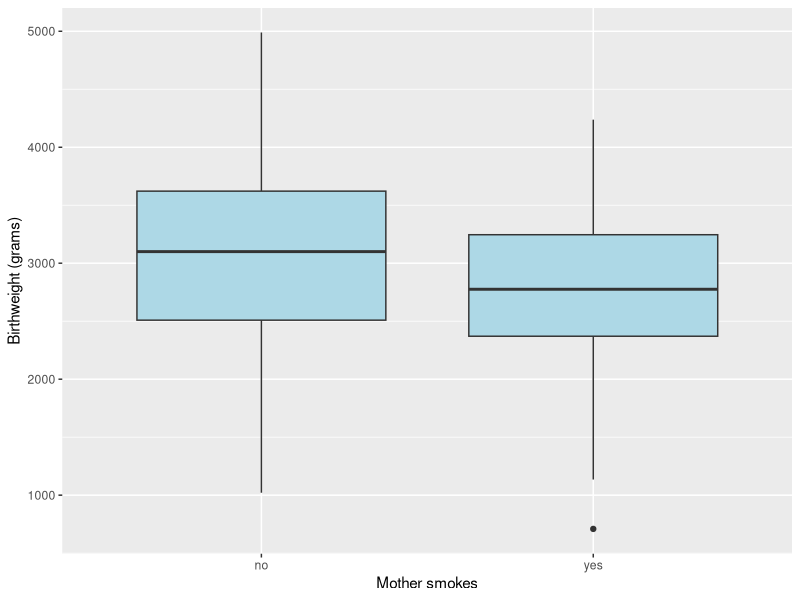
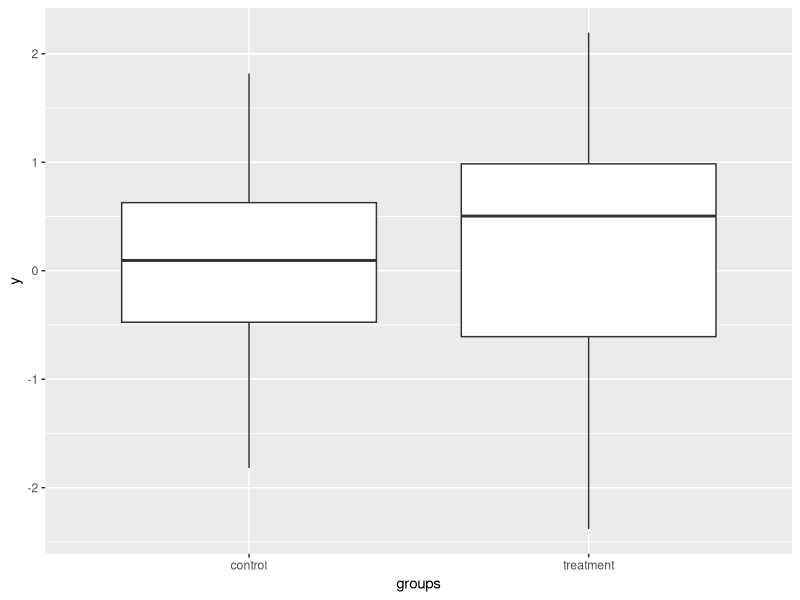
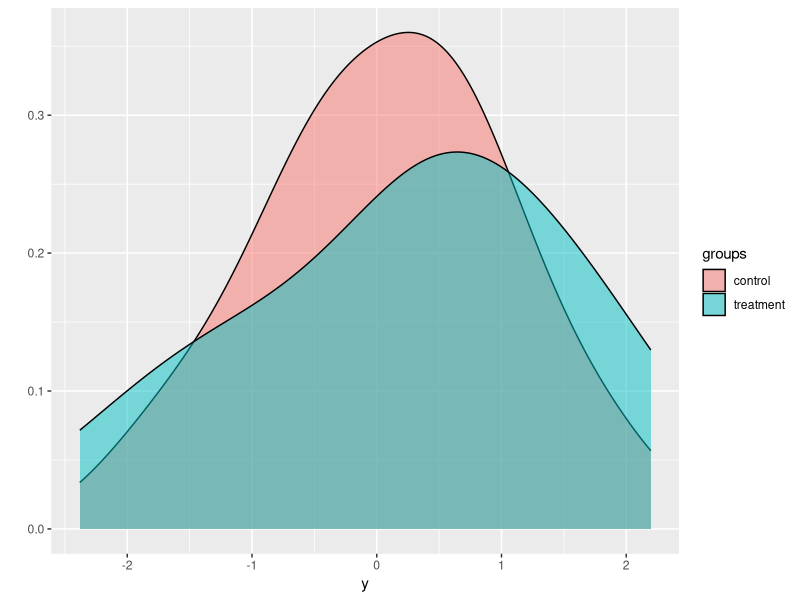
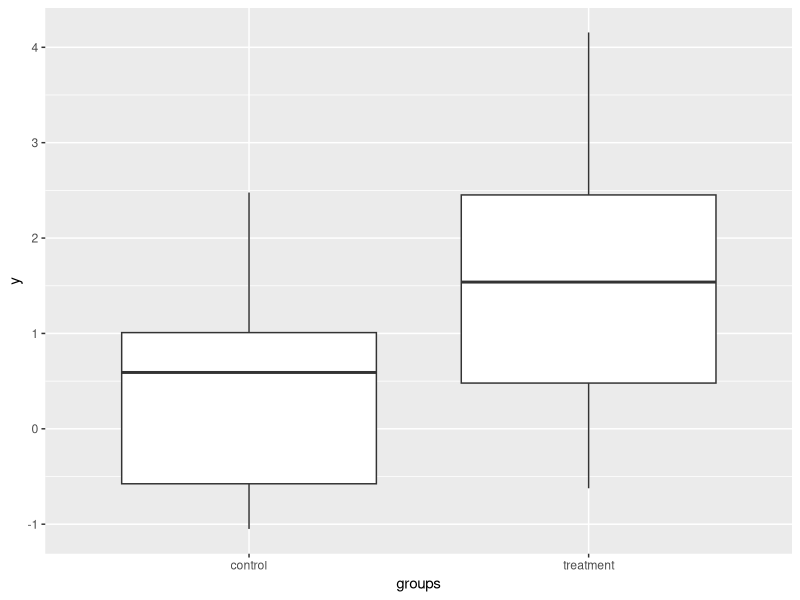
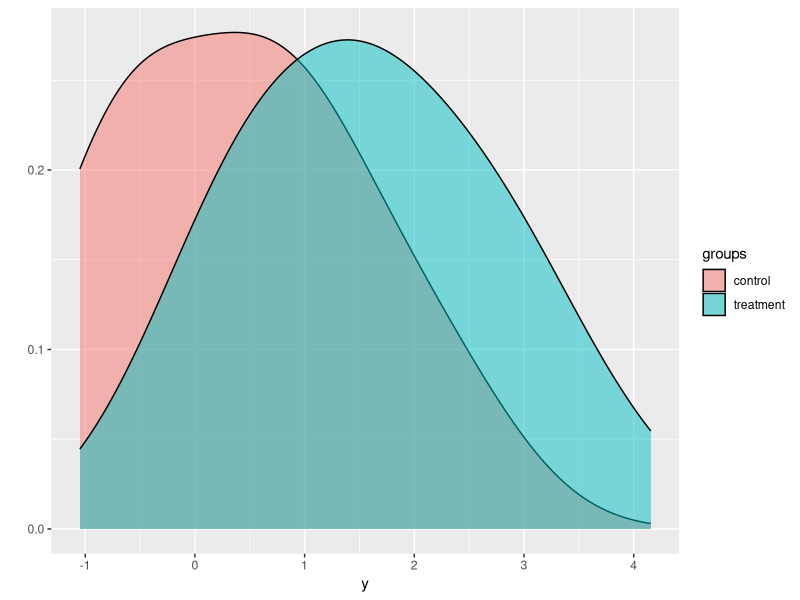
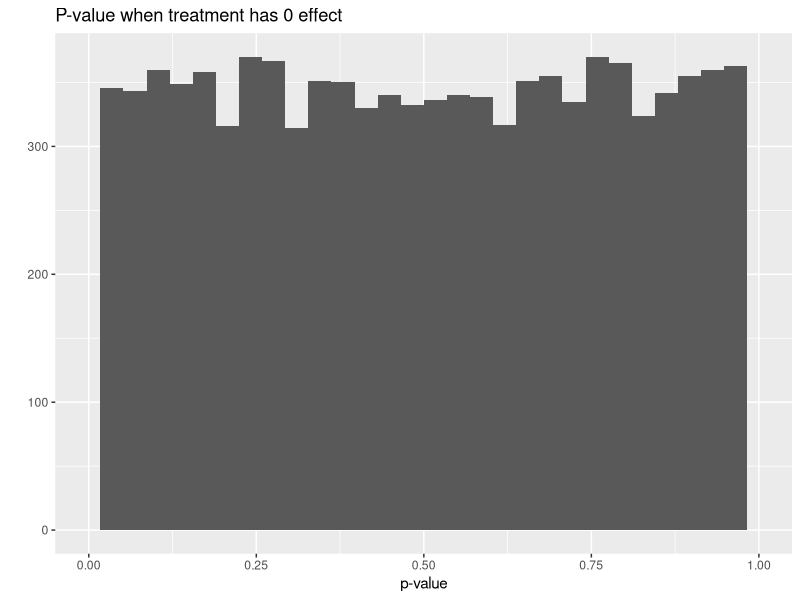
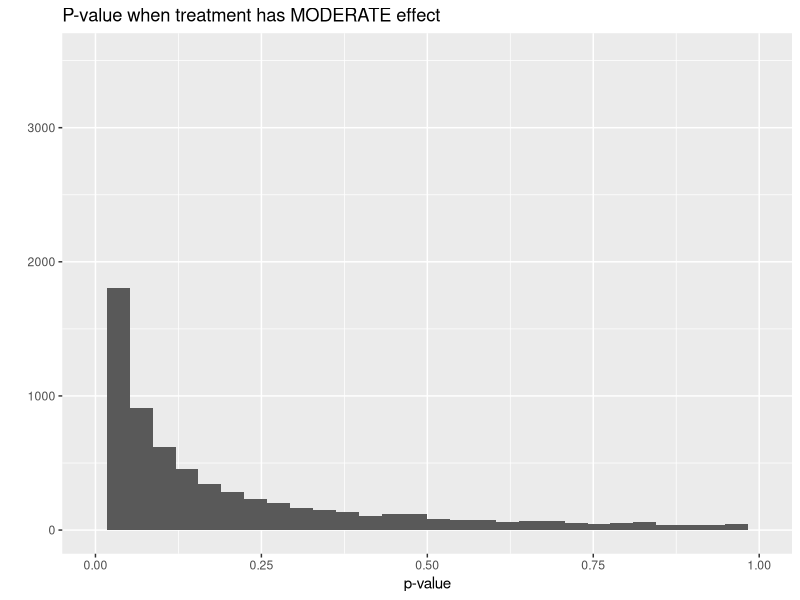
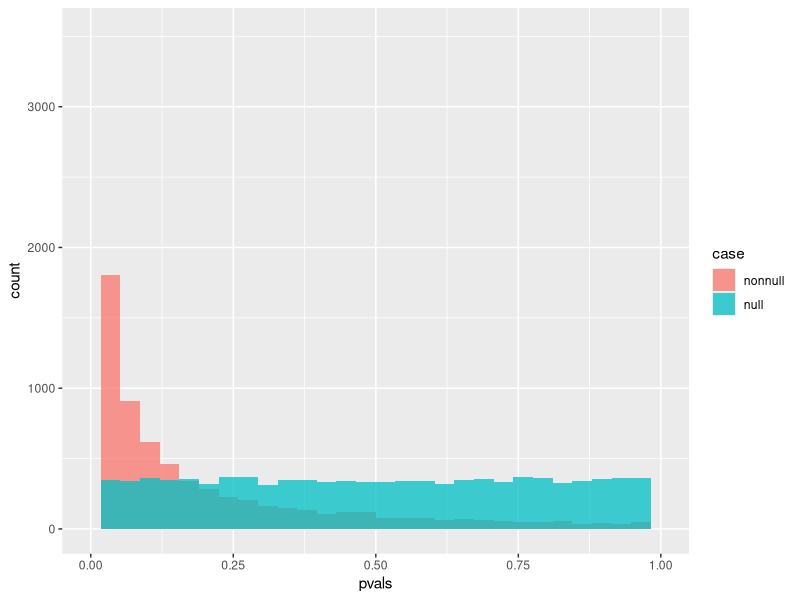

Reproduce these figures in R, in order.
## ---- chunk 1
library(MASS)
library(plyr)
library(ggplot2)
## ---- chunk 2
# Rename the columns to have more descriptive names
colnames(birthwt) <- c("birthwt.below.2500", "mother.age", "mother.weight", 
    "race", "mother.smokes", "previous.prem.labor", "hypertension", "uterine.irr", 
    "physician.visits", "birthwt.grams")

# Transform variables to factors with descriptive levels
birthwt <- transform(birthwt, 
            race = as.factor(mapvalues(race, c(1, 2, 3), 
                              c("white","black", "other"))),
            mother.smokes = as.factor(mapvalues(mother.smokes, 
                              c(0,1), c("no", "yes"))),
            hypertension = as.factor(mapvalues(hypertension, 
                              c(0,1), c("no", "yes"))),
            uterine.irr = as.factor(mapvalues(uterine.irr, 
                              c(0,1), c("no", "yes")))
            )
## ---- chunk 3
# Create boxplot showing how birthwt.grams varies between
# smoking status
qplot(x = mother.smokes, y = birthwt.grams,
      geom = "boxplot", data = birthwt,
      xlab = "Mother smokes", 
      ylab = "Birthweight (grams)",
      fill = I("lightblue"))
## ---- chunk 4
aggregate(birthwt.grams ~ mother.smokes, data = birthwt, 
          FUN = function(x) {c(mean = mean(x), sd = sd(x))})
## ---- chunk 5
aggregate(birthwt.grams ~ mother.smokes, data = birthwt, 
          FUN = function(x) {c(mean = mean(x), 
                               se = sd(x) / sqrt(length(x)))})
## ---- chunk 6
birthwt.t.test <- t.test(birthwt.grams ~ mother.smokes, data = birthwt)
birthwt.t.test
## ---- chunk 7
names(birthwt.t.test)
birthwt.t.test$p.value   # p-value
birthwt.t.test$estimate  # group means
birthwt.t.test$conf.int  # confidence interval for difference
attr(birthwt.t.test$conf.int, "conf.level")  # confidence level
## ---- chunk 8
# Calculate difference in means between smoking and nonsmoking groups
birthwt.smoke.diff <- round(birthwt.t.test$estimate[1] - birthwt.t.test$estimate[2], 1)

# Confidence level as a %
conf.level <- attr(birthwt.t.test$conf.int, "conf.level") * 100
## ---- chunk 9
with(birthwt, t.test(x=birthwt.grams[mother.smokes=="no"], 
                     y=birthwt.grams[mother.smokes=="yes"]))
## ---- chunk 10
set.seed(12345)
# Function to generate data
generateSimulationData <- function(n1, n2, mean.shift = 0) {
  y <- rnorm(n1 + n2) + c(rep(0, n1), rep(mean.shift, n2))
  groups <- c(rep("control", n1), rep("treatment", n2))
  data.frame(y = y, groups = groups)
}
## ---- chunk 11
n1 = 30
n2 = 40
# Observation, null case
obs.data <- generateSimulationData(n1 = n1, n2 = n2)

# Box plots
qplot(x = groups, y = y, data = obs.data, geom = "boxplot")

# Density plots
qplot(fill = groups, x = y, data = obs.data, geom = "density", alpha = I(0.5),
      adjust = 1.5)

# t-test
t.test(y ~ groups, data = obs.data)
## ---- chunk 12
# Non-null case, very strong treatment effect
# Observation, null case
obs.data <- generateSimulationData(n1 = n1, n2 = n2, mean.shift = 1.5)

# Box plots
qplot(x = groups, y = y, data = obs.data, geom = "boxplot")

# Density plots
qplot(fill = groups, x = y, data = obs.data, geom = "density", alpha = I(0.5),
      adjust = 1.5)

# t-test
t.test(y ~ groups, data = obs.data)
## ---- chunk 13
NUM_ITER <- 10000
pvals <- matrix(0, nrow = NUM_ITER, ncol = 2)
for(i in 1:NUM_ITER) {
  # Generate data
  obs.null <- generateSimulationData(n1 = n1, n2 = n2)
  obs.alt <- generateSimulationData(n1 = n1, n2 = n2, mean.shift = 0.5)
  
  # Record p-values
  pvals[i, 1] <- t.test(y ~ groups, data = obs.null)$p.value
  pvals[i, 2] <- t.test(y ~ groups, data = obs.alt)$p.value
}

pvals <- as.data.frame(pvals)
colnames(pvals) <- c("null", "nonnull")

# Plotting routine
qplot(x = null, data = pvals, xlab = "p-value",
      xlim = c(0, 1),
      main = "P-value when treatment has 0 effect")
qplot(x = nonnull, data = pvals, xlab = "p-value",
      xlim = c(0, 1),
      main = "P-value when treatment has MODERATE effect")
## ---- chunk 14
# Let's start by reshaping the data
# This approach isn't the best one, but it works well for this simple case
pvals.df <- data.frame(pvals = c(pvals$null, pvals$nonnull),
                       case = c(rep("null", NUM_ITER), rep("nonnull", NUM_ITER)))

# Plot
ggplot(data = pvals.df, aes(x = pvals, fill = case)) +
  geom_histogram(alpha=0.75, position="identity") +
  xlim(0,1)

## ---- chunk 15
# Formula specification
birthwt.wilcox.test <- wilcox.test(birthwt.grams ~ mother.smokes, data=birthwt, conf.int=TRUE)
birthwt.wilcox.test

# x,y specification
with(birthwt, wilcox.test(x=birthwt.grams[mother.smokes=="no"], 
                     y=birthwt.grams[mother.smokes=="yes"]))
## ---- chunk 16
class(birthwt.wilcox.test)
## ---- chunk 17
# qq plot
with(birthwt, qqnorm(birthwt.grams[mother.smokes=="no"]))
# add reference line
with(birthwt, qqline(birthwt.grams[mother.smokes=="no"], col = "blue"))

# qq plot
with(birthwt, qqnorm(birthwt.grams[mother.smokes=="yes"]))
# add reference line
with(birthwt, qqline(birthwt.grams[mother.smokes=="yes"], col = "blue"))

# qq plot
x <- rnorm(115); qqnorm(x); qqline(x)
## ---- chunk 18
set.seed(12345)
fake.data <- rexp(200)
qqnorm(fake.data)
qqline(fake.data, col = "blue") # add line
## ---- chunk 19
weight.smoke.tbl <- with(birthwt, table(birthwt.below.2500, mother.smokes))
weight.smoke.tbl
## ---- chunk 20
birthwt.fisher.test <- fisher.test(weight.smoke.tbl)
birthwt.fisher.test
attributes(birthwt.fisher.test)
## ---- chunk 21
chisq.test(weight.smoke.tbl)
## ---- chunk 22
# Manually enter the data
politics <- as.table(rbind(c(762, 327, 468), c(484, 239, 477)))
dimnames(politics) <- list(gender = c("F", "M"),
                    party = c("Democrat","Independent", "Republican"))

politics # display the data
## ---- chunk 23
politics.prop <- apply(politics, 1, FUN = function(x) {x / sum(x)})
politics.prop
colSums(politics.prop) # Check that columns sum to 1
politics.prop <- t(politics.prop) # Transpose the table

# Fix dimnames
dimnames(politics.prop) <- list(gender = c("F", "M"),
                    party = c("Democrat","Independent", "Republican"))

# Output
politics.prop
## ---- chunk 24
chisq.test(politics)
## ---- chunk 25
politics.dem.rep <- politics[,c(1,3)]
politics.dem.rep

# Run Fisher's exact test
fisher.test(politics.dem.rep)
## ---- chunk 26
library(reshape)
politics.prop
politics.melt <- melt(politics.prop, id=c("gender","party"))
politics.melt
## ---- chunk 27
ggplot(politics.melt, aes(x=party, y=value, fill=gender)) + geom_bar(position="dodge", stat="identity")
## ---- chunk 28
# Form into a long data frame
politics.count.melt <- melt(politics, id=c("gender", "party"))
# print
politics.count.melt

# Add a column of marginal counts
politics.count.melt <- transform(politics.count.melt, totals = rowSums(politics)[gender])
# print 
politics.count.melt
## ---- chunk 29
# define list of prop, and lower and upper endpoints
conf.ints <- list(prop = NULL, lower = NULL, upper = NULL)
for(i in 1:nrow(politics.count.melt)) {
  numerator <- politics.count.melt$value[i]
  denominator <- politics.count.melt$totals[i]
  prop.test.out <- prop.test(numerator, denominator)
  
  # Add estimate of proportion to list
  conf.ints[["prop"]][i] <- prop.test.out$estimate
  # Grab confidence interval
  interval <- prop.test.out$conf.int
  # Add estimate and endpoints to conf.ints list
  conf.ints[["lower"]][i] <- interval[1]
  conf.ints[["upper"]][i] <- interval[2]
}
conf.ints
## ---- chunk 30
politics.toplot <- cbind(politics.count.melt, conf.ints)
politics.toplot
## ---- chunk 31
ggplot(politics.toplot, aes(x=party, y=prop, fill=gender)) + 
  geom_bar(position="dodge", stat="identity") +
  geom_errorbar(aes(ymin=lower, ymax=upper), 
                width=.2,                    # Width of the error bars
                position=position_dodge(0.9))
